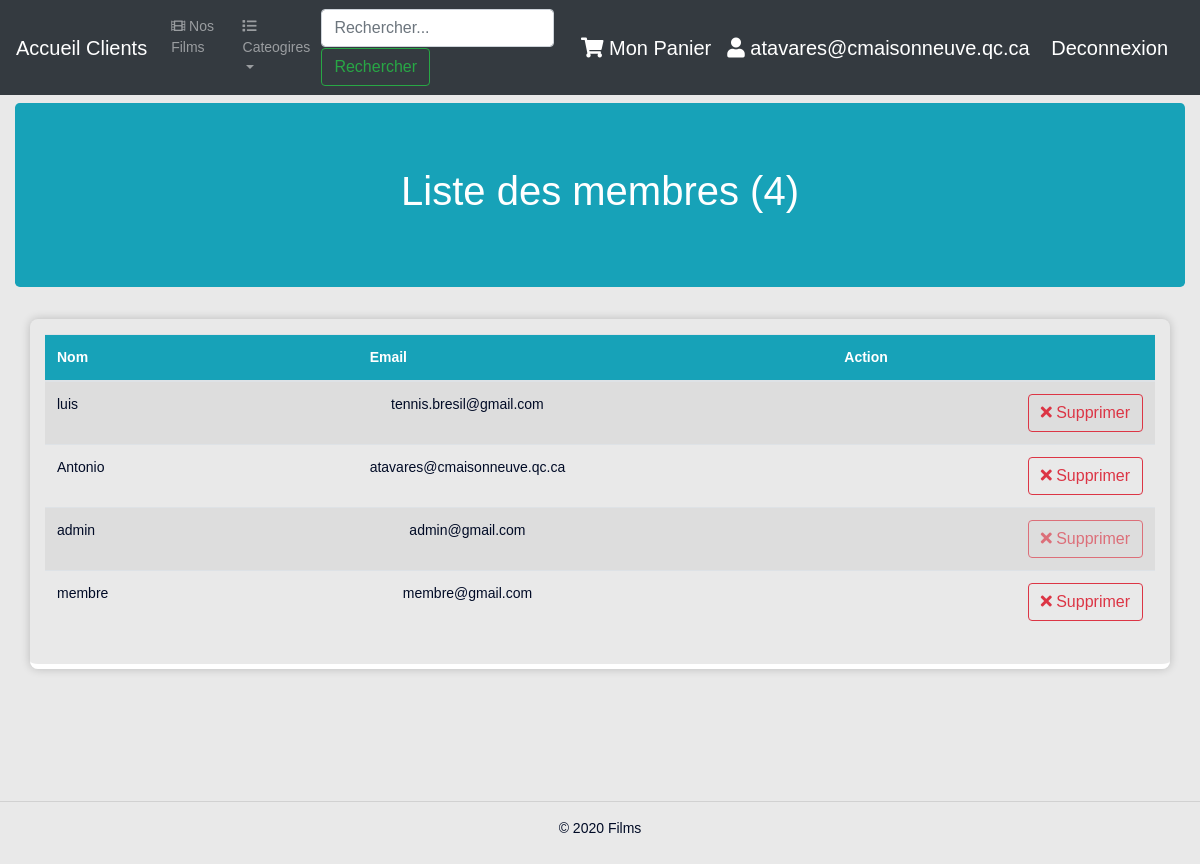
The app's page /viewsfilms/admin/allMembers.php (signed in) with its own data.
### tables this page shows
CREATE TABLE IF NOT EXISTS `membres` (
  `id` int(11) UNSIGNED NOT NULL AUTO_INCREMENT,
  `nom` varchar(255) NOT NULL,
  `email` varchar(255) NOT NULL DEFAULT '',
  `is_admin` int(11) DEFAULT 0,
  `password` text NOT NULL,
  `created_at` timestamp NOT NULL DEFAULT current_timestamp() ON UPDATE current_timestamp(),
  `updated_at` timestamp NOT NULL DEFAULT current_timestamp(),
  PRIMARY KEY (`id`),
  UNIQUE KEY `email` (`email`)
);

### viewsfilms/includes/db.php (called while the page is built, shortened)
<?php
  function getAllMembers($conn)  {
    try {
      $stmt = $conn->prepare('SELECT * FROM membres ORDER BY created_at');
      $stmt->execute();
      return $stmt->fetchAll();
    } catch(PDOException $e) {
      die("Error While fetching the members: " . $e->getMessage());
    }
  }
?>

### viewsfilms/admin/allMembers.php (the view, shortened to what this page needs)
<?php
  include("../includes/db.php");
  $membres = getAllMembers($conn);
?>
<!DOCTYPE html>
<html lang="en">
<head>
  <?php include_once("../includes/header.php"); ?>
  <link rel="stylesheet" href="../../css/table.css">
</head>
<body>
  <main role="main">
    <?php include_once("../includes/adminMenu.php"); ?>
    <div class="col pt-2">
      <div class="row justify-content-center ">
        <div class="col-12">
          <div class="jumbotron bg-info">
            <div class="row">
              <div class="col main pt-0">
                <h1 class=" d-none d-sm-block text-center text-white">
                  Liste des membres (<?php  echo count($membres); ?>)
                </h1>
              </div>
            </div>
          </div>
          <div class="container box">
            <div class="row">
              <div class="col-12">
                <div class="table-responsive table-hover">
                  <table class="table table-striped">
                    <thead class="bg-info text-white">
                      <tr>
                        <th scope="col3">Nom</th>
                        <th scope="col3" width="100">Email</th>
                        <th colspan="2" scope="col3" class="text-center">Action</th>
                      </tr>
                    </thead>
                    <tbody>
                      <?php foreach($membres as $membre) {?>
                      <tr>
                        <td><?php  echo $membre['nom']; ?></td>
                        <td class="text-center"><?php  echo $membre['email']; ?></td>
                        <?php if(!$membre["is_admin"]) { ?>
                        <td class="text-right">
                          <form method="post">
                            <button type="submit" name="deleteMembre" class="btn btn-outline-danger">
                              <i class="fa fa-times" aria-hidden="true"></i>
                              Supprimer
                            </button>
                          </form>
                        </td>
                        <?php } else { ?>
                        <td class="text-right">
                          <button type="button" class="btn btn-outline-danger disabled">
                            <i class="fa fa-times" aria-hidden="true"></i>
                            Supprimer
                          </button>
                        </td>
                        <?php } ?>
                      </tr>
                      <?php } ?>
                    </tbody>
                  </table>
                </div>
              </div>
            </div>
          </div>
        </div>
      </div>
    </div>
  </main>
  <?php include_once("../includes/footer.php");?>
</body>
</html>

### css/style.css (style rules this page uses)
body { height: 100%; width: 100%; background: #e9e9e9; font-family: 'Arimo', Arial, sans-serif; font-weight: 400; font-size: 14px; color: #010b26; }
.box { margin-bottom: 20px !important; padding: 15px !important; border-radius: 8px !important; -webkit-box-shadow: 0 0 10px 0 rgba(0, 0, 0, .2) !important; box-shadow: 0 0 10px 0 rgba(0, 0, 0, .2) !important; border-bottom: 5px solid #fff !important; }
* { -webkit-transition: 300ms; transition: 300ms; }
h1, h2, h3, h4, h5, p { font-weight: 400; }

### css/table.css (style rules this page uses)
.box { margin-bottom: 20px !important; padding: 15px !important; border-radius: 8px !important; -webkit-box-shadow: 0 0 10px 0 rgba(0, 0, 0, .2) !important; box-shadow: 0 0 10px 0 rgba(0, 0, 0, .2) !important; border-bottom: 5px solid #fff !important; }

### records on screen
membres: nom "luis", email "tennis.bresil@gmail.com"
membres: nom "Antonio", email "atavares@cmaisonneuve.qc.ca"
membres: nom "admin", email "admin@gmail.com", is_admin 1 (drawn)
membres: nom "membre", email "membre@gmail.com"

### other values on screen
$_SESSION["email"] "atavares@cmaisonneuve.qc.ca"
count($membres) "4"
